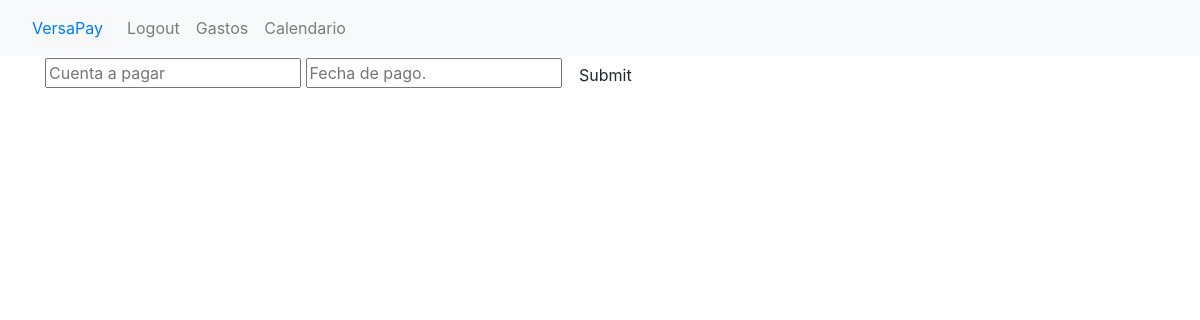
The app's page /calendario/ (signed in), older data.
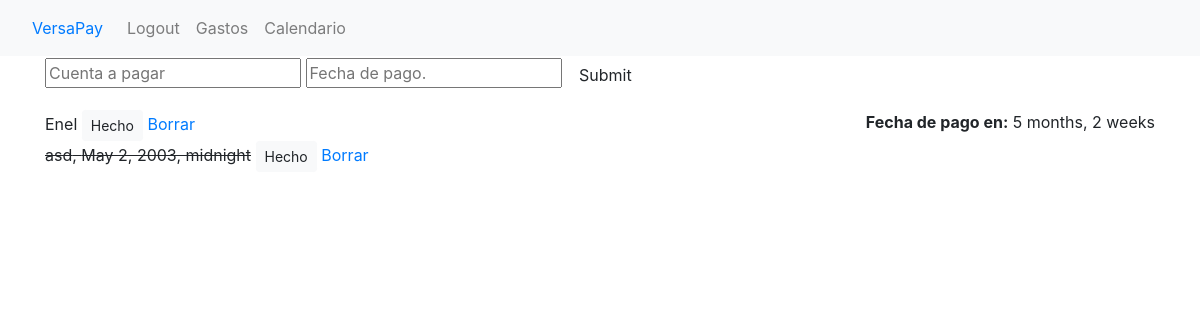
The same page, newer data.
### user_profile/models.py (models this page shows)
class calendario(models.Model):
    titulo = models.CharField(max_length=100)
    hecho = models.BooleanField(default= False)
    crear = models.DateTimeField(auto_now_add = True)
    fecha = models.DateTimeField(auto_now_add = False, auto_now = False, blank = True, null = True)
    def __str__(self):
        return self.titulo

### user_profile/views.py (the view)
# urls.py: path('calendario/', pviews.kalendar, name = 'calendario'),
def kalendar(request):
	queryset = calendario.objects.order_by('hecho','fecha')
	form = lista()
	if request.method =='POST':
		form = lista(request.POST)
		if form.is_valid():
			form.save()
		return redirect('/calendario/')
	context = {
		'tasks':queryset,
		'form':form,
		}
	return render(request, 'calendario.html', context)

### user_profile/forms.py
class lista(forms.ModelForm):
	titulo = forms.CharField(widget= forms.TextInput(attrs={'placeholder':'Cuenta a pagar'}), label=False)
	fecha = forms.CharField(widget= forms.TextInput(attrs={'placeholder':'Fecha de pago.'}), label=False)
	class Meta:
		model = calendario
		fields = ['titulo', 'fecha']

### user_profile/templates/calendario.html (shortened to what this page needs)
{% extends 'header.html' %}
{% block content %}
<div class="container">
	<form method="POST" action="/calendario/">
		{{form}}
		<input class="btn save" type="submit" name="save">
	</form>
	<div class="todo-list">
	{% for task in tasks %}
		<div class="item-row">
            {% if task.hecho == True %}
			<strike>{{task}}, {{task.fecha}}</strike>
			{% else %}
			<span>{{task}}</span>
            <span style="float: right;" class="timer"><b>Fecha de pago en:</b> {{ task.fecha|timeuntil }}</span>
            {% endif %}
            <a class="btn btn-sm btn-light" href="{% url 'update_task' task.id %}">Hecho</a>
            <a href="{% url 'borrar_fecha' task.id %}">Borrar</a>
        </div>
	{% endfor %}
	</div>
</div>
{% endblock %}

### register/templates/header.html (shortened to what this page needs)
<html>
  <head>
    <link rel="stylesheet" href="https://cdn.jsdelivr.net/npm/bootstrap@4.5.3/dist/css/bootstrap.min.css">
  </head>
 <body>
    <nav class="navbar navbar-expand-sm navbar-light bg-light">
      <a class="nav-link" href="/">VersaPay</a>
      <div class="collapse navbar-collapse" id="navbarText">
        <ul class="navbar-nav mr-auto">
          {% if user.is_authenticated %}
          <li class="nav-item">
            <a class="nav-link" href="/logout">Logout</a>
          </li>
          <li class="nav-item">
            <a class="nav-link" href="/vergastos">Gastos</a>
          </li>
          <li class="nav-item">
            <a class="nav-link" href="/calendario">Calendario</a>
          </li>
          {% else %}
          <li class="nav-item">
            <a class="nav-link" href="/login">Login</a>
          </li>
          {% endif %}
        </ul>
      </div>
    </nav>
    {% block content %}
    {% endblock %}
  </body>
</html>

Row changes from the older to the newer data that the page shows:
added calendario: titulo "Enel", fecha "5 months, 2 weeks"
added calendario: titulo "asd", fecha "May 2, 2003, midnight"
